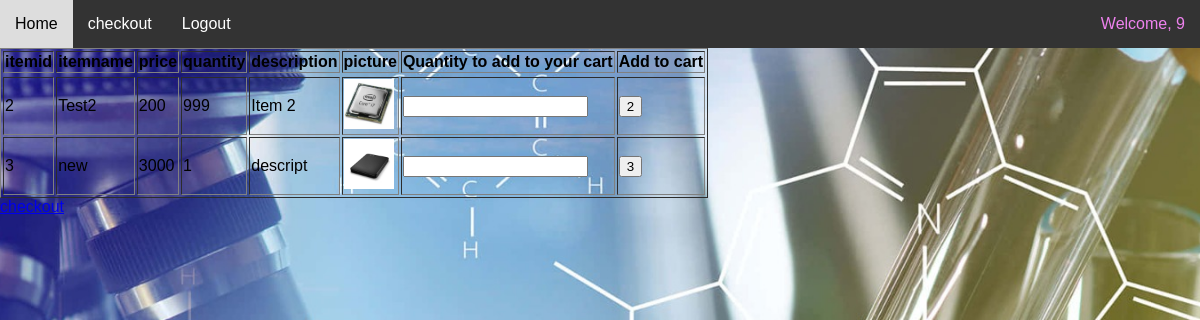
The page /webStore/public/usermain.php (signed in) on the database its author committed.
### tables this page shows
CREATE TABLE `user` (
  `userid` int(10) NOT NULL,
  `email` varchar(80) NOT NULL,
  `password` varchar(255) NOT NULL,
  `username` varchar(50) NOT NULL,
  `firstname` varchar(20) NOT NULL,
  `lastname` varchar(20) NOT NULL,
  `phoneno` int(8) NOT NULL
);

CREATE TABLE `inventory` (
  `itemid` int(10) NOT NULL,
  `itemname` varchar(50) NOT NULL,
  `price` int(10) NOT NULL,
  `quantity` int(10) NOT NULL,
  `description` varchar(255) DEFAULT NULL,
  `picture` varchar(255) DEFAULT NULL
);

### webStore/public/userInventory.php (the view, shortened to what this page needs)
<!DOCTYPE html>
<?php
require_once "config.php";
require_once 'index1.php';
$query= $con->prepare("SELECT * FROM inventory");
$query -> execute();
$resultInventory = $query->fetchALL();
?>
<html>
<head>
<link rel="stylesheet" href="styles.css">
</head>
<body>
<form action="<?php echo $_SERVER['PHP_SELF']?>" method="post">
<table style "margin: 0 auto; text-align: center;" border '1'>
	<tr>
		<th>itemid</th>
		<th>itemname</th>
		<th>price</th>
		<th>quantity</th>
		<th>description</th>
		<th>picture</th>
		<th>Quantity to add to your cart</th>
		<th>Add to cart</th>
	<tr>
	<?php foreach ($resultInventory as $row) { 	    ?>
		<tr>
			<td><?= isset($row['itemid']) ? $row['itemid'] : '' ?></td>
			<td><?= isset($row['itemname']) ? $row['itemname'] : '' ?></td>
			<td><?= isset($row['price']) ? $row['price'] : '' ?></td>
			<td><?= isset($row['quantity']) ? $row['quantity'] : '' ?></td>
			<td><?= isset($row['description']) ? $row['description'] : '' ?></td>
			<td>
                <?php
                $picture = isset($row['picture']) ? $row['picture'] : '';
                echo "<img src='$picture' alt='picture' style='width: 50px; height: 50px;'>";
                ?>
            </td>
            <td>
			<input id ="p" type="text" name="<?= isset($row['itemid']) ? $row['itemid'] : '' ?>" value="">
            </td>
            <td>
            <input type="submit" name="add_button" value="<?= $row['itemid']?>">
            </td>
		</tr>
	<?php } ?>
</table>
<a href='checkout.php'>checkout</a>
</form>
</body>
</html>

### webStore/public/navbar.php (shortened to what this page needs)
<nav class="topnav">
    <a href="usermain.php">Home</a>
    <a href="checkout.php">checkout</a>
    <?php if (isset($row["username"])): ?>
        <div class="welcome">
            Welcome, <?php echo $row["username"];?>
        </div>
        <a href="logout.php">Logout</a>
    <?php endif; ?>
</nav>

### webStore/public/styles.css (style rules this page uses)
.topnav { background-color: #333; overflow: hidden; }
.topnav a { float: left; display: block; color: #f2f2f2; text-align: center; padding: 14px 16px; text-decoration: none; }
.topnav a, .welcome a { text-decoration: none; color: white; font-size: 16px; font-family: Arial, sans-serif; padding: 15px; display: inline-block; }
.welcome { float: right; display: inline-block; padding: 15px; color:violet ; }

### webStore/public/navbar.php (style rules this page uses)
body { font-family: 'Arial', sans-serif; background: #f0f0f0 url(/finalphase2/SWAP-Phase2/webStore/public/inventoryimages/background3.jpg) no-repeat center center fixed; background-size: cover; margin: 0; padding: 0; }
.topnav { background-color: #333; overflow: hidden; }
.topnav a { float: left; display: block; color: #f2f2f2; text-align: center; padding: 14px 16px; text-decoration: none; }
.topnav a, .welcome a { text-decoration: none; color: white; font-size: 16px; font-family: Arial, sans-serif; padding: 15px; display: inline-block; }
.welcome { float: right; display: inline-block; padding: 15px; color:violet ; }

### rows shown on the page
user: username "9"
inventory: itemid "2", itemname "Test2", price "200", quantity "999", description "Item 2", picture (picture), add_button "2"
inventory: itemid "3", itemname "new", price "3000", quantity "1", description "descript", picture (picture), add_button "3"
